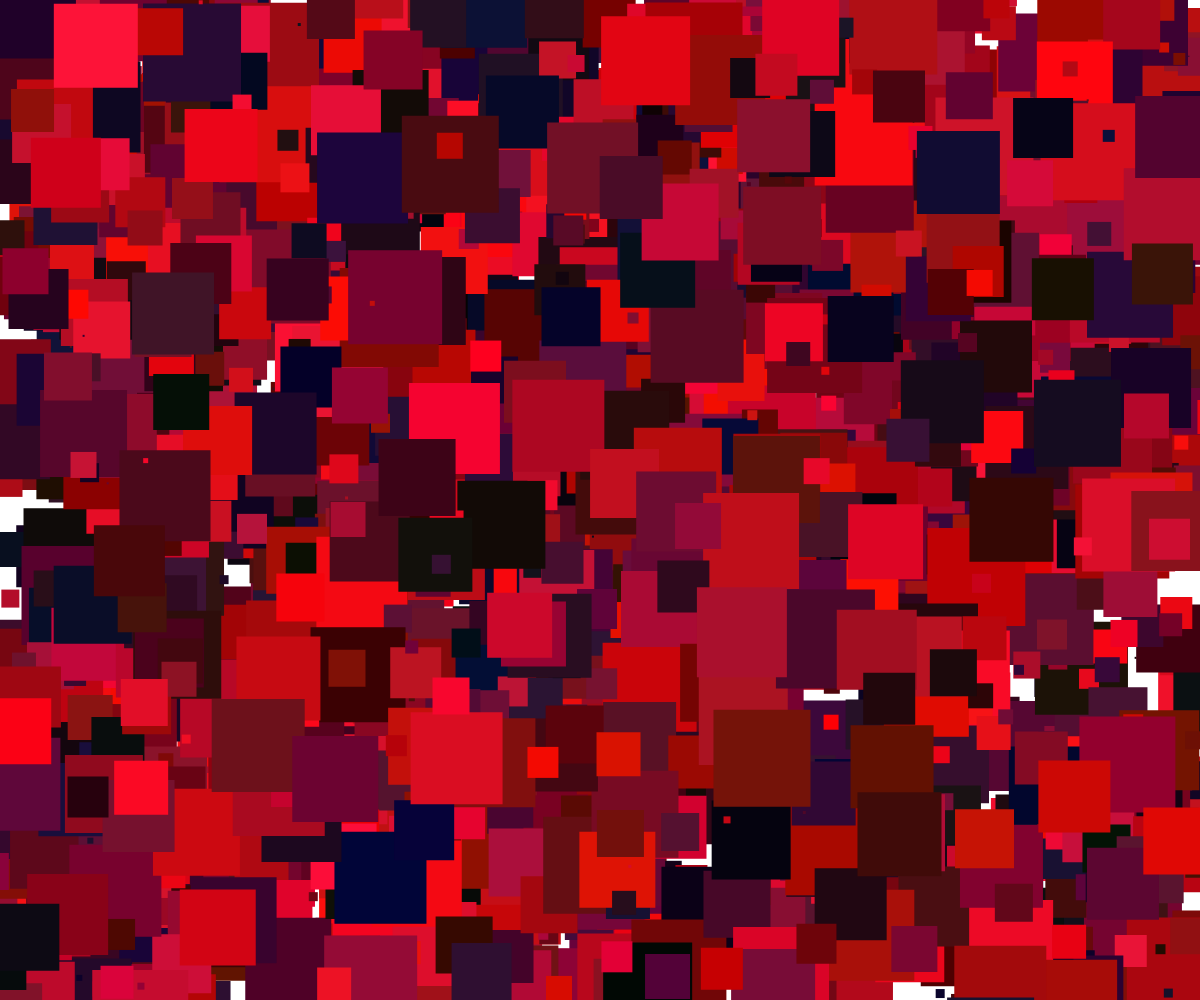
Frame 1 (no input)
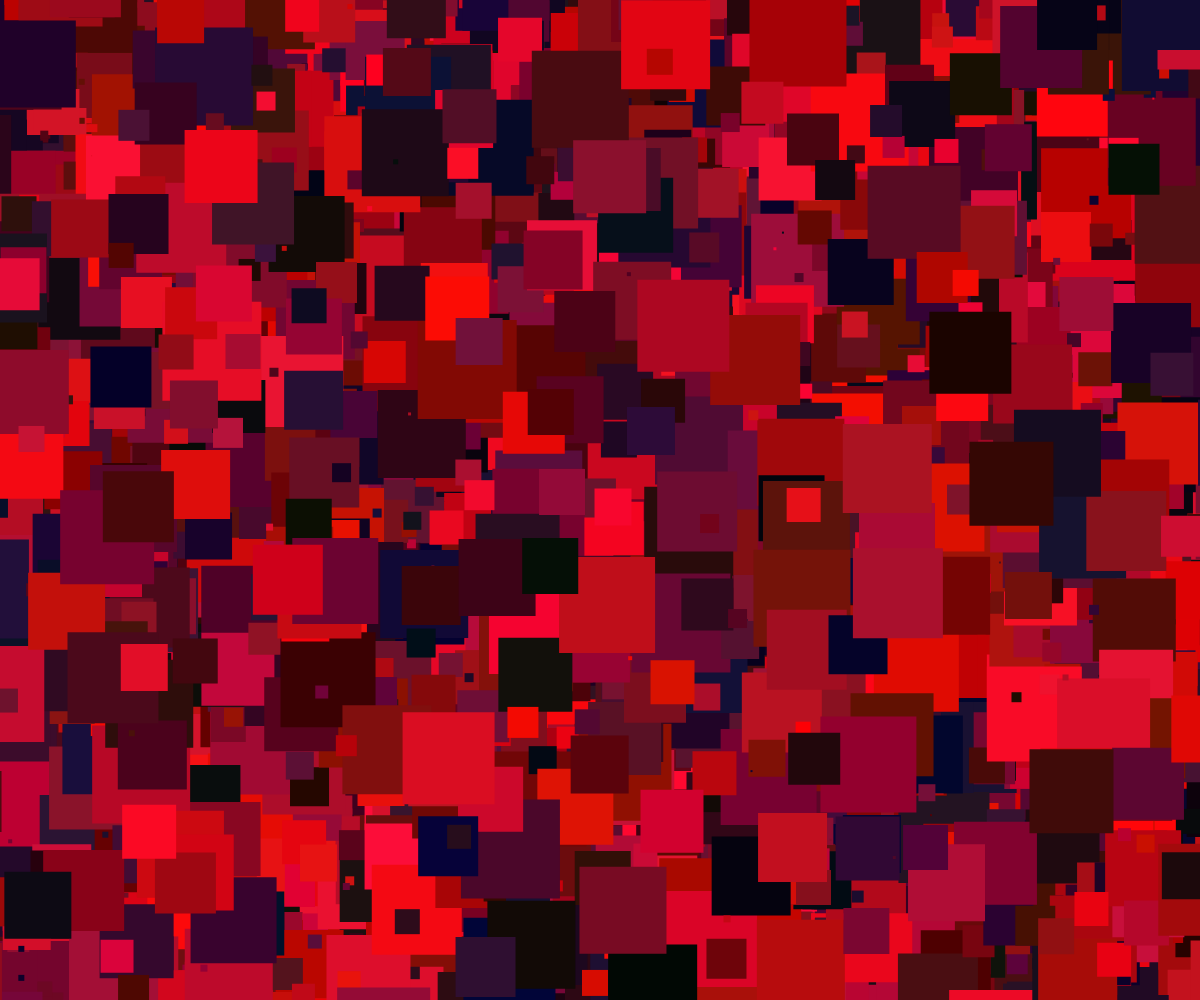
Frame 60 (no input)
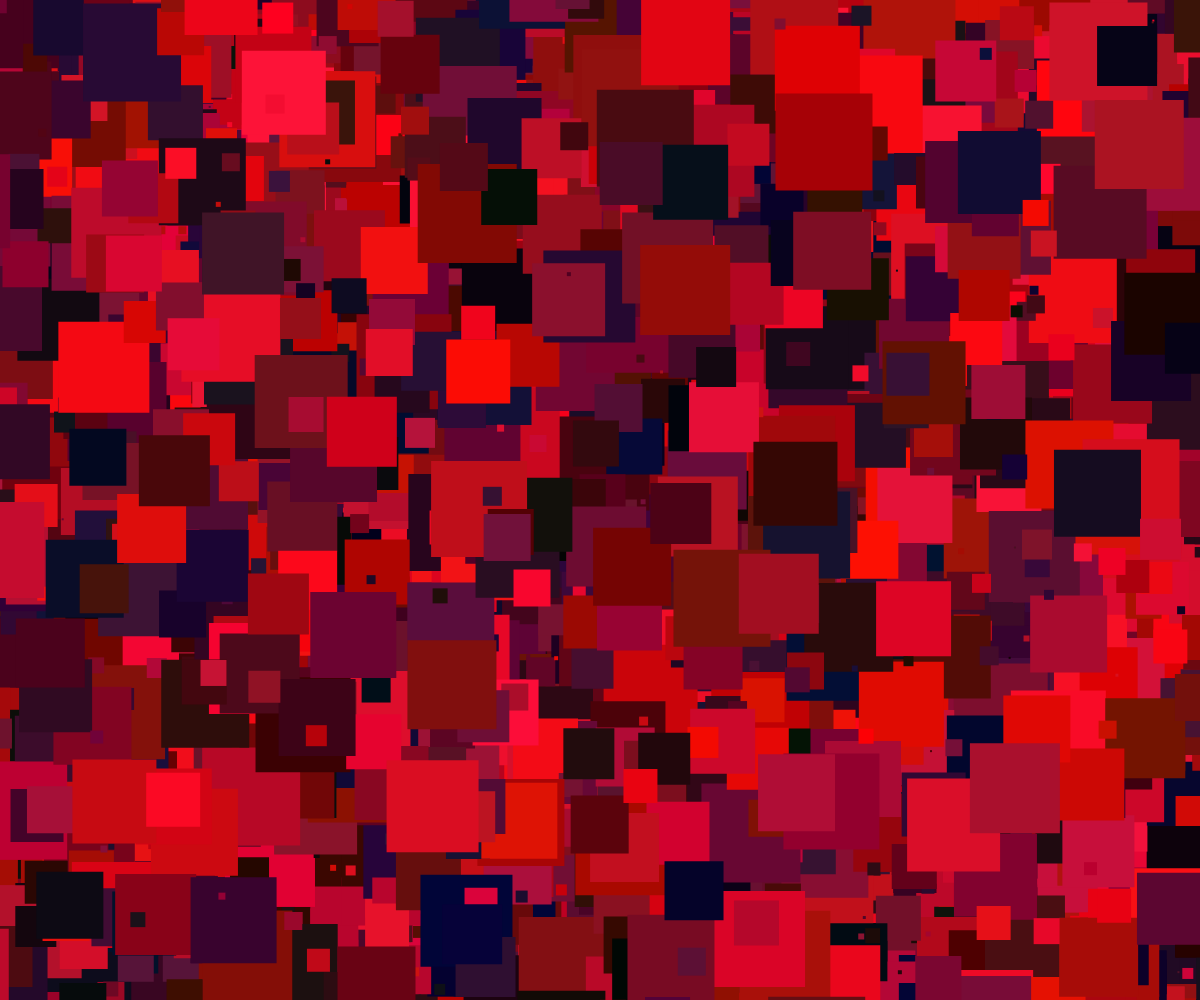
Frame 120 (the mouse pressed at the canvas centre since frame 60)

The p5.js sketch that drew these frames (run headless with seeded random() and noise() and a simulated clock; from frame 60 on, the mouse is pressed at the canvas centre):

// p5.js sketch
// ── sketch.js
// Project Title
// Your Name
// Date
//
// Extra for Experts:
// - describe what you did to take this project "above and beyond"
let walker = [];
const NUM_WALKERS = 2000;

function setup() {
  createCanvas(windowWidth, windowHeight);
  for (let i = 0 ; i < NUM_WALKERS; i++){
    walker.push(new Walker(random(width), random(height)));
  }
}

function draw() {
  for (let i = 0; i < NUM_WALKERS; i ++){
    walker[i].move();
    walker[i].display();
  }
}


class Walker{
  //constructor and class properties
  constructor(x_, y_){
    this.x = x_;
    this.y = y_;
    this.speed = Math.floor(random(50));;
    this.size = Math.floor(random(100));
    this.c = color(random(255), random(20), random(60));
  }
  //the class methods 
  display(){
    rectMode(CENTER);
    fill(this.c);
    noStroke();
    rect(this.x, this.y, this.size, this.size);
    }

  move(){
    let myChoice = Math.floor(random(4));
    if (myChoice === 0){
      this.x += this.speed;
    }  
    else if (myChoice === 1){
      this.x -= this.speed;
    }
    else if (myChoice === 2){
      this.y -= this.speed;
    }
    else{
      this.y += this.speed;
    }

  }
}
